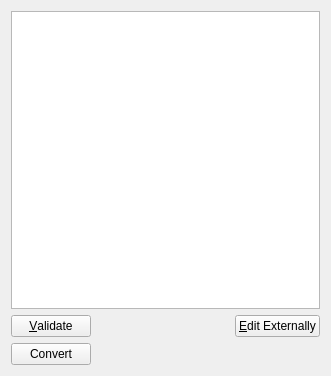
<?xml version="1.0" encoding="UTF-8"?>
<ui version="4.0">
 <class>LocalLayoutUi</class>
 <widget class="QWidget" name="LocalLayoutUi">
  <property name="geometry">
   <rect>
    <x>0</x>
    <y>0</y>
    <width>331</width>
    <height>376</height>
   </rect>
  </property>
  <property name="windowTitle">
   <string/>
  </property>
  <layout class="QGridLayout" name="gridLayout_2">
   <item row="0" column="0">
    <widget class="QTextEdit" name="locallayoutTE">
     <property name="toolTip">
      <string>Document-specific layout information</string>
     </property>
     <property name="statusTip">
      <string/>
     </property>
     <property name="inputMethodHints">
      <set>Qt::InputMethodHint::ImhMultiLine|Qt::InputMethodHint::ImhPreferLatin</set>
     </property>
     <property name="acceptRichText">
      <bool>false</bool>
     </property>
    </widget>
   </item>
   <item row="1" column="0">
    <layout class="QGridLayout" name="gridLayout">
     <item row="0" column="0">
      <widget class="QPushButton" name="validatePB">
       <property name="toolTip">
        <string/>
       </property>
       <property name="text">
        <string>&amp;Validate</string>
       </property>
      </widget>
     </item>
     <item row="0" column="1">
      <widget class="QLabel" name="validLB">
       <property name="contextMenuPolicy">
        <enum>Qt::ContextMenuPolicy::NoContextMenu</enum>
       </property>
       <property name="toolTip">
        <string>Errors reported in terminal.</string>
       </property>
       <property name="text">
        <string/>
       </property>
       <property name="alignment">
        <set>Qt::AlignmentFlag::AlignCenter</set>
       </property>
      </widget>
     </item>
     <item row="0" column="2">
      <spacer name="horizontalSpacer">
       <property name="orientation">
        <enum>Qt::Orientation::Horizontal</enum>
       </property>
       <property name="sizeHint" stdset="0">
        <size>
         <width>40</width>
         <height>20</height>
        </size>
       </property>
      </spacer>
     </item>
     <item row="0" column="3">
      <widget class="QPushButton" name="editPB">
       <property name="toolTip">
        <string>Editor for LaTeX (plain) format will be used</string>
       </property>
       <property name="text">
        <string>&amp;Edit Externally</string>
       </property>
      </widget>
     </item>
     <item row="1" column="0">
      <widget class="QPushButton" name="convertPB">
       <property name="text">
        <string>Convert</string>
       </property>
      </widget>
     </item>
     <item row="1" column="1">
      <widget class="QLabel" name="convertLB">
       <property name="contextMenuPolicy">
        <enum>Qt::ContextMenuPolicy::NoContextMenu</enum>
       </property>
       <property name="toolTip">
        <string>Errors reported in terminal.</string>
       </property>
       <property name="text">
        <string/>
       </property>
       <property name="alignment">
        <set>Qt::AlignmentFlag::AlignCenter</set>
       </property>
      </widget>
     </item>
    </layout>
   </item>
  </layout>
 </widget>
 <includes>
  <include location="local">qt_i18n.h</include>
 </includes>
 <resources/>
 <connections/>
</ui>
